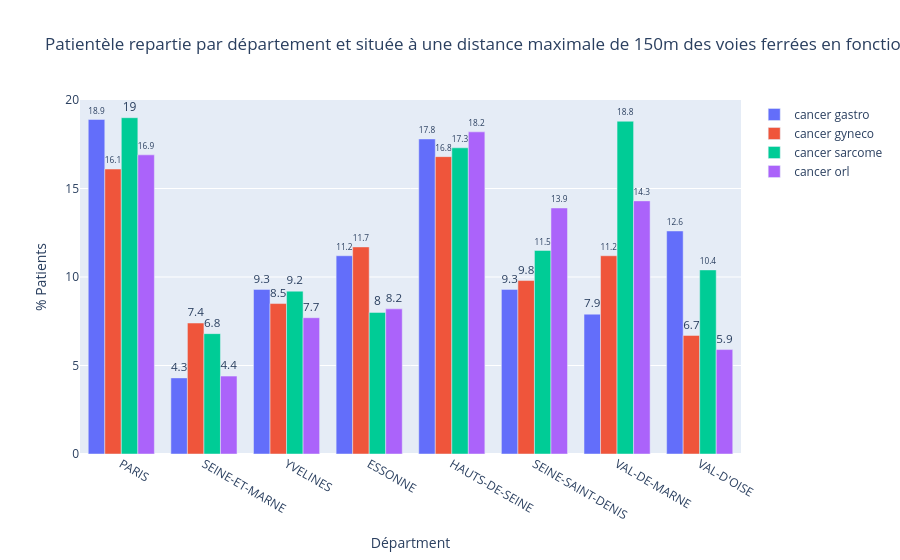

The notebook cell this image was saved under:
### Code cell
# Création d'une figure avec des sous-trames
fig =  go.Figure()

# Ajout des bar plots pour chaque périmètre
fig.add_trace(go.Bar(x=gdf_idf_gastro_150m['NOM_DEPT'], y=gdf_idf_gastro_150m['pourcentage'], name='cancer gastro',
                     text=gdf_idf_gastro_150m['pourcentage'].round(1),
                     textposition='outside'))
fig.add_trace(go.Bar(x=gdf_idf_gyneco_150m['NOM_DEPT'], y=gdf_idf_gyneco_150m['pourcentage'], name='cancer gyneco',
                     text=gdf_idf_gyneco_150m['pourcentage'].round(1),
                     textposition='outside'))
fig.add_trace(go.Bar(x=gdf_idf_sarcome_150m['NOM_DEPT'], y=gdf_idf_sarcome_150m['pourcentage'], name='cancer sarcome',
                     text=gdf_idf_sarcome_150m['pourcentage'].round(1),
                     textposition='outside'))
fig.add_trace(go.Bar(x=gdf_idf_orl_150m['NOM_DEPT'], y=gdf_idf_orl_150m['pourcentage'], name='cancer orl',
                     text=gdf_idf_orl_150m['pourcentage'].round(1),
                     textposition='outside'))


fig.update_layout(barmode='group', 
                  xaxis=dict(title='Départment'),
                  yaxis=dict(title='% Patients'),
                  title='Patientèle repartie par département et située à une distance maximale de 150m des voies ferrées en fonction de leur groupe pathologique')

fig.show()

### Figure 1 — Plotly figure (JSON) as saved in the notebook; plotly's stock layout.template omitted (floating-point values rounded to 4 significant figures)
{"data": [{"name": "cancer gastro", "text": [18.9, 4.3, 9.3, 11.2, 17.8, 9.3, 7.9, 12.6], "textposition": "outside", "type": "bar", "x": ["PARIS", "SEINE-ET-MARNE", "YVELINES", "ESSONNE", "HAUTS-DE-SEINE", "SEINE-SAINT-DENIS", "VAL-DE-MARNE", "VAL-D'OISE"], "y": [18.9, 4.3, 9.3, 11.2, 17.8, 9.3, 7.9, 12.6]}, {"name": "cancer gyneco", "text": [16.1, 7.4, 8.5, 11.7, 16.8, 9.8, 11.2, 6.7], "textposition": "outside", "type": "bar", "x": ["PARIS", "SEINE-ET-MARNE", "YVELINES", "ESSONNE", "HAUTS-DE-SEINE", "SEINE-SAINT-DENIS", "VAL-DE-MARNE", "VAL-D'OISE"], "y": [16.1, 7.4, 8.5, 11.7, 16.8, 9.8, 11.2, 6.7]}, {"name": "cancer sarcome", "text": [19, 6.8, 9.2, 8, 17.3, 11.5, 18.8, 10.4], "textposition": "outside", "type": "bar", "x": ["PARIS", "SEINE-ET-MARNE", "YVELINES", "ESSONNE", "HAUTS-DE-SEINE", "SEINE-SAINT-DENIS", "VAL-DE-MARNE", "VAL-D'OISE"], "y": [19, 6.8, 9.2, 8, 17.3, 11.5, 18.8, 10.4]}, {"name": "cancer orl", "text": [16.9, 4.4, 7.7, 8.2, 18.2, 13.9, 14.3, 5.9], "textposition": "outside", "type": "bar", "x": ["PARIS", "SEINE-ET-MARNE", "YVELINES", "ESSONNE", "HAUTS-DE-SEINE", "SEINE-SAINT-DENIS", "VAL-DE-MARNE", "VAL-D'OISE"], "y": [16.9, 4.4, 7.7, 8.2, 18.2, 13.9, 14.3, 5.9]}], "layout": {"barmode": "group", "title": {"text": "Patientèle repartie par département et située à une distance maximale de 150m des voies ferrées en fonction de leur groupe pathologique"}, "xaxis": {"title": {"text": "Départment"}}, "yaxis": {"title": {"text": "% Patients"}}}}
